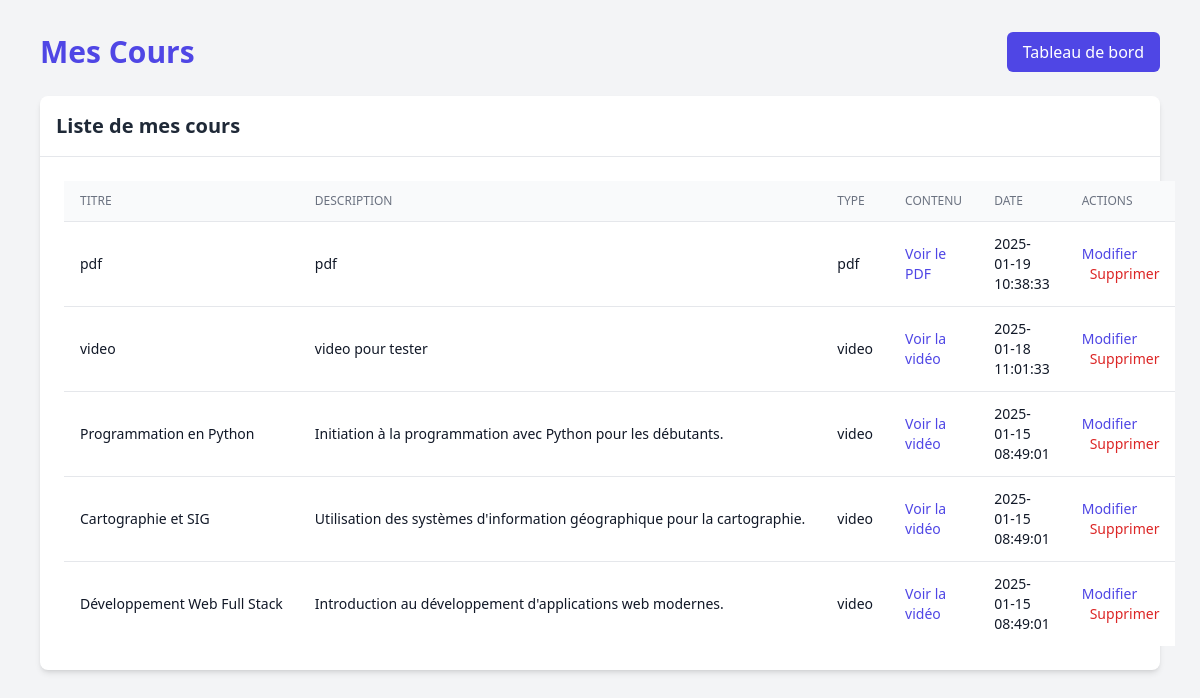
Before: /views/enseignant/mes_cours.php (signed in) with the older database file.
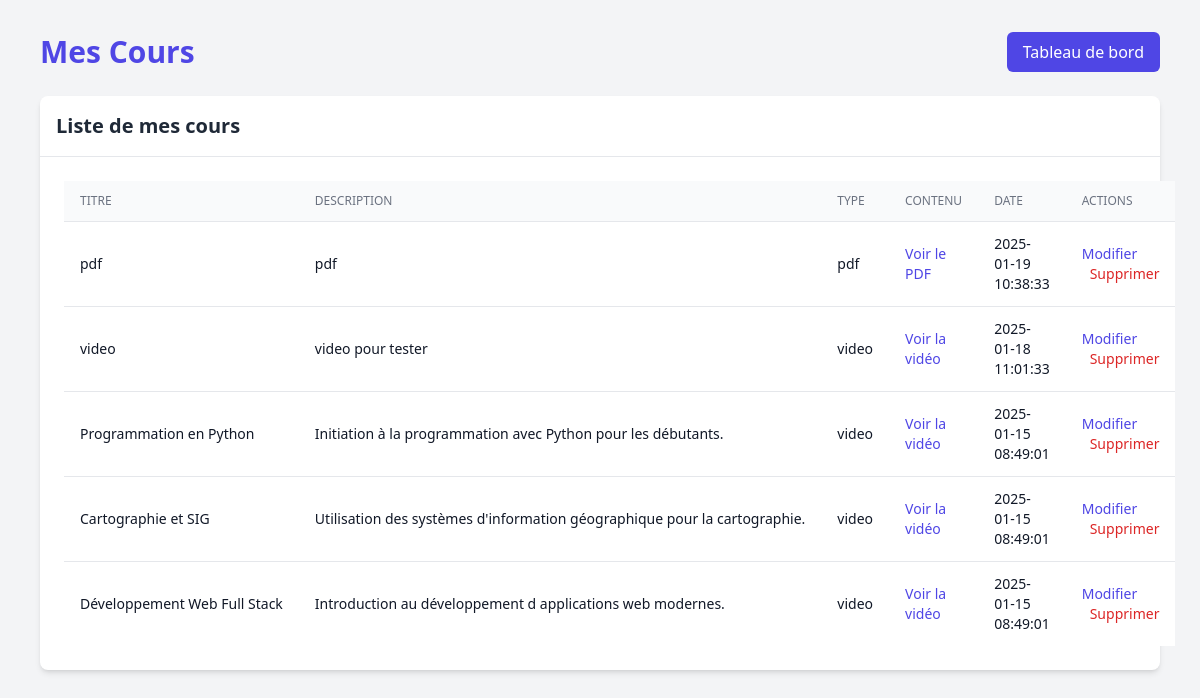
After: the same page with the newer database file.
### tables this page shows
CREATE TABLE `cours` (
  `id` int NOT NULL,
  `titre` varchar(250) NOT NULL,
  `description` text NOT NULL,
  `contenu` text NOT NULL,
  `categorie_id` int DEFAULT NULL,
  `enseignant_id` int DEFAULT NULL,
  `date_creation` timestamp NULL DEFAULT CURRENT_TIMESTAMP
);

### views/enseignant/mes_cours.php (the view, shortened to what this page needs)
<?php
    $database = new Database();
    $pdo = $database->connect();
    $enseignant_id = $_SESSION['user_id'];
    $query = "SELECT cours.*, categories.nom as categorie_nom,
            CASE
            WHEN cours.contenu LIKE '%.pdf' THEN 'pdf'
            ELSE 'video'
            END as type
            FROM cours
            LEFT JOIN categories ON cours.categorie_id = categories.id
            WHERE cours.enseignant_id = :enseignant_id
            ORDER BY cours.date_creation DESC";
    $stmt = $pdo->prepare($query);
    $stmt->execute([':enseignant_id' => $enseignant_id]);
    $cours_list = $stmt->fetchAll(PDO::FETCH_ASSOC);
?>
<!DOCTYPE html>
<html lang="fr">
<head>
    <script src="https://cdn.tailwindcss.com"></script>
    <link rel="stylesheet" href="../../public/assets/css/style.css">
</head>
<body class="bg-gray-100">
    <div class="container mx-auto px-4 py-8 max-w-6xl">
        <div class="flex justify-between items-center mb-6">
            <h1 class="text-3xl text-indigo-600 font-bold text-gray-800">Mes Cours</h1>
            <a href="enseignant_Dash.php" class="bg-indigo-600 text-white px-4 py-2 rounded-md hover:bg-indigo-700">Tableau de bord</a>
        </div>
        <div class="bg-white rounded-lg shadow-md">
            <div class="border-b border-gray-200 p-4">
                <h2 class="text-xl font-semibold text-gray-800">Liste de mes cours</h2>
            </div>
            <div class="p-6">
                <table class="w-full divide-y divide-gray-200">
                    <thead class="bg-gray-50">
                        <tr>
                            <th class="w-1/6 px-4 py-3 text-left text-xs font-medium text-gray-500 uppercase">Titre</th>
                            <th class="w-2/6 px-4 py-3 text-left text-xs font-medium text-gray-500 uppercase">Description</th>
                            <th class="w-1/6 px-4 py-3 text-left text-xs font-medium text-gray-500 uppercase">Type</th>
                            <th class="w-1/6 px-4 py-3 text-left text-xs font-medium text-gray-500 uppercase">Contenu</th>
                            <th class="w-1/6 px-4 py-3 text-left text-xs font-medium text-gray-500 uppercase">Date</th>
                            <th class="px-4 py-3 text-left text-xs font-medium text-gray-500 uppercase">Actions</th>
                        </tr>
                    </thead>
                    <tbody class="bg-white divide-y divide-gray-200">
                        <?php foreach ($cours_list as $cours): ?>
                        <tr class="hover:bg-gray-50">
                            <td class="px-4 py-3 text-sm text-gray-900 truncate"><?php echo htmlspecialchars($cours['titre']); ?></td>
                            <td class="px-4 py-3 text-sm text-gray-900 truncate"><?php echo htmlspecialchars($cours['description']); ?></td>
                            <td class="px-4 py-3 text-sm text-gray-900"><?php echo htmlspecialchars($cours['type']); ?></td>
                            <td class="px-4 py-3 text-sm text-gray-900">
                                <?php if ($cours['type'] === 'pdf'): ?>
                                    <a href="<?php echo htmlspecialchars($cours['contenu']); ?>" target="_blank" class="text-indigo-600 hover:text-indigo-900">Voir le PDF</a>
                                <?php else: ?>
                                    <a href="<?php echo htmlspecialchars($cours['contenu']); ?>" target="_blank" class="text-indigo-600 hover:text-indigo-900">Voir la vidéo</a>
                                <?php endif; ?>
                            </td>
                            <td class="px-4 py-3 text-sm text-gray-900"><?php echo htmlspecialchars($cours['date_creation']); ?></td>
                            <td class="px-4 py-3 text-sm text-gray-900">
                                <a href="edit_course.php?id=<?php echo $cours['id']; ?>" class="text-indigo-600 hover:text-indigo-900">Modifier</a>
                                <form action="delete_course.php" method="POST" style="display:inline;">
                                    <button type="submit" class="text-red-600 hover:text-red-900 ml-2" onclick="return confirm('Êtes-vous sûr de vouloir supprimer ce cours?')">Supprimer</button>
                                </form>
                            </td>
                        </tr>
                        <?php endforeach; ?>
                    </tbody>
                </table>
            </div>
        </div>
    </div>
</body>
</html>

Changed rows visible on the page:
changed cours "Développement Web Full Stack": description "Introduction au développement d'applications web modernes." → "Introduction au développement d applications web modernes."
